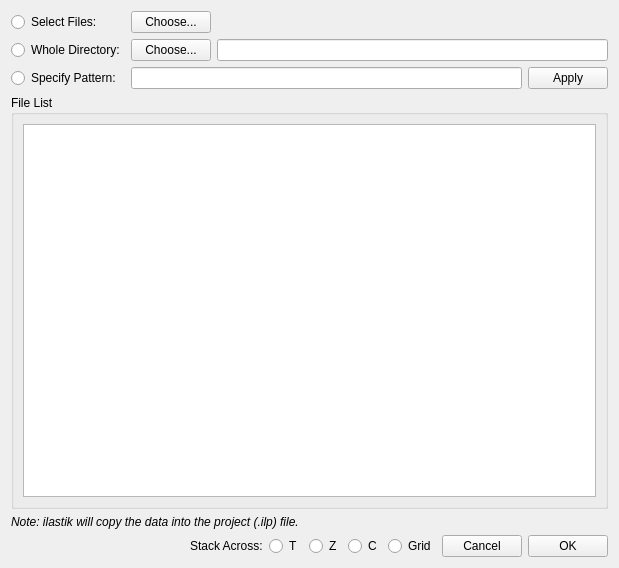
<?xml version="1.0" encoding="UTF-8"?>
<ui version="4.0">
 <class>Form</class>
 <widget class="QWidget" name="Form">
  <property name="geometry">
   <rect>
    <x>0</x>
    <y>0</y>
    <width>619</width>
    <height>568</height>
   </rect>
  </property>
  <property name="windowTitle">
   <string>Create volume from image stack</string>
  </property>
  <layout class="QVBoxLayout" name="verticalLayout_3">
   <item>
    <layout class="QVBoxLayout" name="verticalLayout_2">
     <item>
      <layout class="QGridLayout" name="gridLayout">
       <item row="0" column="0">
        <widget class="QRadioButton" name="selectFilesRadioButton">
         <property name="text">
          <string>Select Files:</string>
         </property>
        </widget>
       </item>
       <item row="0" column="1">
        <widget class="QPushButton" name="selectFilesChooseButton">
         <property name="text">
          <string>Choose...</string>
         </property>
        </widget>
       </item>
       <item row="0" column="2">
        <spacer name="horizontalSpacer">
         <property name="orientation">
          <enum>Qt::Horizontal</enum>
         </property>
         <property name="sizeHint" stdset="0">
          <size>
           <width>40</width>
           <height>20</height>
          </size>
         </property>
        </spacer>
       </item>
       <item row="1" column="0">
        <widget class="QRadioButton" name="directoryRadioButton">
         <property name="text">
          <string>Whole Directory:</string>
         </property>
        </widget>
       </item>
       <item row="1" column="1">
        <widget class="QPushButton" name="directoryChooseButton">
         <property name="text">
          <string>Choose...</string>
         </property>
        </widget>
       </item>
       <item row="1" column="2" colspan="2">
        <widget class="QLineEdit" name="directoryEdit">
         <property name="readOnly">
          <bool>true</bool>
         </property>
        </widget>
       </item>
       <item row="2" column="0">
        <widget class="QRadioButton" name="patternRadioButton">
         <property name="toolTip">
          <string>Unix path name pattern: 
  * matches 0 or more characters, ? matches any 1 character. 
  Separate multiple patterns by a semicolon (;). 
Examples:
  Linux/Mac: 
    /home/me/data/stack_*.jpg
    /home/me/this/stack_*.pgm;/home/me/that/stack_*.pgm
  Windows: 
    D:\data\stack_*.jpg
    D:\this\stack_*.pgm;D:\that\stack_*.pgm
</string>
         </property>
         <property name="text">
          <string>Specify Pattern:</string>
         </property>
        </widget>
       </item>
       <item row="2" column="1" colspan="2">
        <widget class="QLineEdit" name="patternEdit"/>
       </item>
       <item row="2" column="3">
        <widget class="QPushButton" name="patternApplyButton">
         <property name="text">
          <string>Apply</string>
         </property>
        </widget>
       </item>
      </layout>
     </item>
     <item>
      <widget class="QGroupBox" name="groupBox">
       <property name="title">
        <string>File List</string>
       </property>
       <layout class="QVBoxLayout" name="verticalLayout">
        <item>
         <widget class="QListWidget" name="fileListWidget"/>
        </item>
       </layout>
      </widget>
     </item>
     <item>
      <widget class="QLabel" name="import_copy_info">
       <property name="text">
        <string>Note: ilastik will copy the data into the project (.ilp) file.</string>
       </property>
       <property name="font">
        <font><italic>true</italic></font>
       </property>
      </widget>
     </item>
     <item>
      <layout class="QHBoxLayout" name="horizontalLayout">
       <item>
        <spacer name="horizontalSpacer_2">
         <property name="orientation">
          <enum>Qt::Horizontal</enum>
         </property>
         <property name="sizeHint" stdset="0">
          <size>
           <width>40</width>
           <height>20</height>
          </size>
         </property>
        </spacer>
       </item>
       <item>
        <widget class="QLabel" name="label">
         <property name="text">
          <string>Stack Across:</string>
         </property>
        </widget>
       </item>
       <item>
        <widget class="QRadioButton" name="stackAcrossTButton">
         <property name="text">
          <string>T</string>
         </property>
         <attribute name="buttonGroup">
          <string notr="true">buttonGroup</string>
         </attribute>
        </widget>
       </item>
       <item>
        <widget class="QRadioButton" name="stackAcrossZButton">
         <property name="text">
          <string>Z</string>
         </property>
         <attribute name="buttonGroup">
          <string notr="true">buttonGroup</string>
         </attribute>
        </widget>
       </item>
       <item>
        <widget class="QRadioButton" name="stackAcrossCButton">
         <property name="text">
          <string>C</string>
         </property>
         <attribute name="buttonGroup">
          <string notr="true">buttonGroup</string>
         </attribute>
        </widget>
       </item>
       <item>
        <widget class="QRadioButton" name="interpreteAsGrid">
         <property name="text">
          <string>Grid</string>
         </property>
         <attribute name="buttonGroup">
          <string notr="true">buttonGroup</string>
         </attribute>
        </widget>
       </item>
       <item>
        <widget class="QPushButton" name="cancelButton">
         <property name="text">
          <string>Cancel</string>
         </property>
        </widget>
       </item>
       <item>
        <widget class="QPushButton" name="okButton">
         <property name="text">
          <string>OK</string>
         </property>
        </widget>
       </item>
      </layout>
     </item>
    </layout>
   </item>
  </layout>
 </widget>
 <resources/>
 <connections/>
 <buttongroups>
  <buttongroup name="buttonGroup"/>
 </buttongroups>
</ui>
